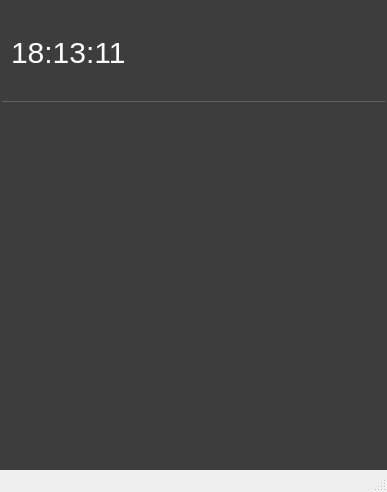
<?xml version="1.0" encoding="UTF-8"?>
<ui version="4.0">
 <class>MainWindow</class>
 <widget class="QMainWindow" name="MainWindow">
  <property name="geometry">
   <rect>
    <x>0</x>
    <y>0</y>
    <width>387</width>
    <height>492</height>
   </rect>
  </property>
  <property name="windowTitle">
   <string>MainWindow</string>
  </property>
  <property name="styleSheet">
   <string notr="true">*{font-family : &quot;Microsoft YaHei&quot; ;}

QWidget#widgetPan {
	border-top: 1px solid #616161;
}
#widgetDatetime {
	border-bottom: 1px solid #616161;
}
QLabel {
	color: #ffffff;
}</string>
  </property>
  <widget class="QWidget" name="centralwidget">
   <property name="styleSheet">
    <string notr="true">QWidget {
	background-color: #3d3d3d;
}</string>
   </property>
   <layout class="QVBoxLayout" name="verticalLayout">
    <property name="spacing">
     <number>0</number>
    </property>
    <property name="leftMargin">
     <number>2</number>
    </property>
    <property name="topMargin">
     <number>2</number>
    </property>
    <property name="rightMargin">
     <number>2</number>
    </property>
    <property name="bottomMargin">
     <number>2</number>
    </property>
    <item>
     <widget class="QWidget" name="widgetDatetime" native="true">
      <property name="minimumSize">
       <size>
        <width>0</width>
        <height>100</height>
       </size>
      </property>
      <property name="maximumSize">
       <size>
        <width>16777215</width>
        <height>100</height>
       </size>
      </property>
      <layout class="QVBoxLayout" name="verticalLayout_2">
       <property name="topMargin">
        <number>20</number>
       </property>
       <property name="bottomMargin">
        <number>20</number>
       </property>
       <item>
        <widget class="QLabel" name="labelCurrentTime">
         <property name="styleSheet">
          <string notr="true">font: 30px;</string>
         </property>
         <property name="text">
          <string>18:13:11</string>
         </property>
         <property name="textFormat">
          <enum>Qt::PlainText</enum>
         </property>
        </widget>
       </item>
      </layout>
     </widget>
    </item>
    <item>
     <widget class="CalendarWidget" name="widgetCalendar" native="true">
      <property name="minimumSize">
       <size>
        <width>0</width>
        <height>340</height>
       </size>
      </property>
     </widget>
    </item>
   </layout>
  </widget>
  <widget class="QStatusBar" name="statusbar"/>
 </widget>
 <customwidgets>
  <customwidget>
   <class>CalendarWidget</class>
   <extends>QWidget</extends>
   <header>calendarwidget.h</header>
   <container>1</container>
  </customwidget>
 </customwidgets>
 <resources/>
 <connections/>
</ui>
